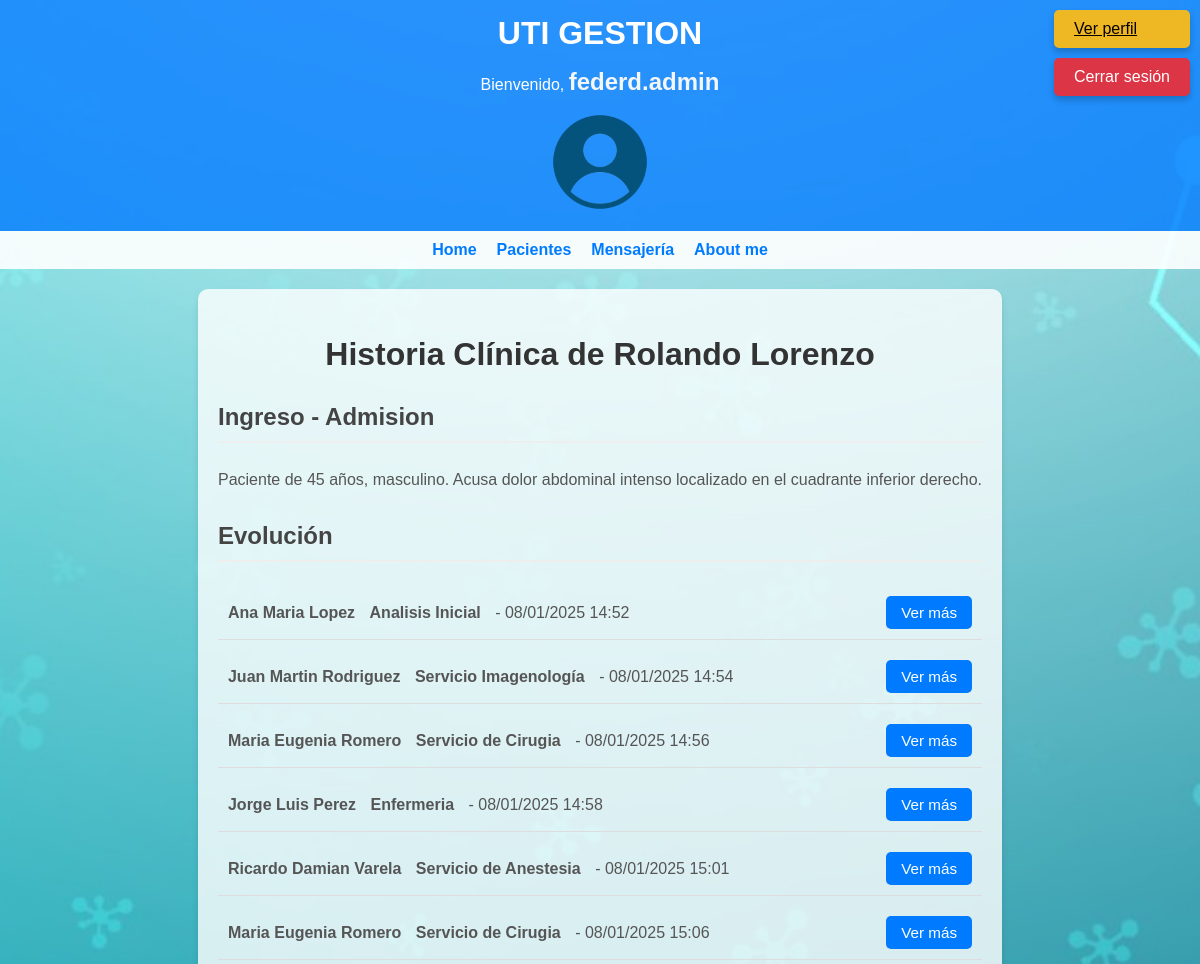
/pacientes/paciente/1/ (signed in, upper part), run on an earlier commit of the app's database.
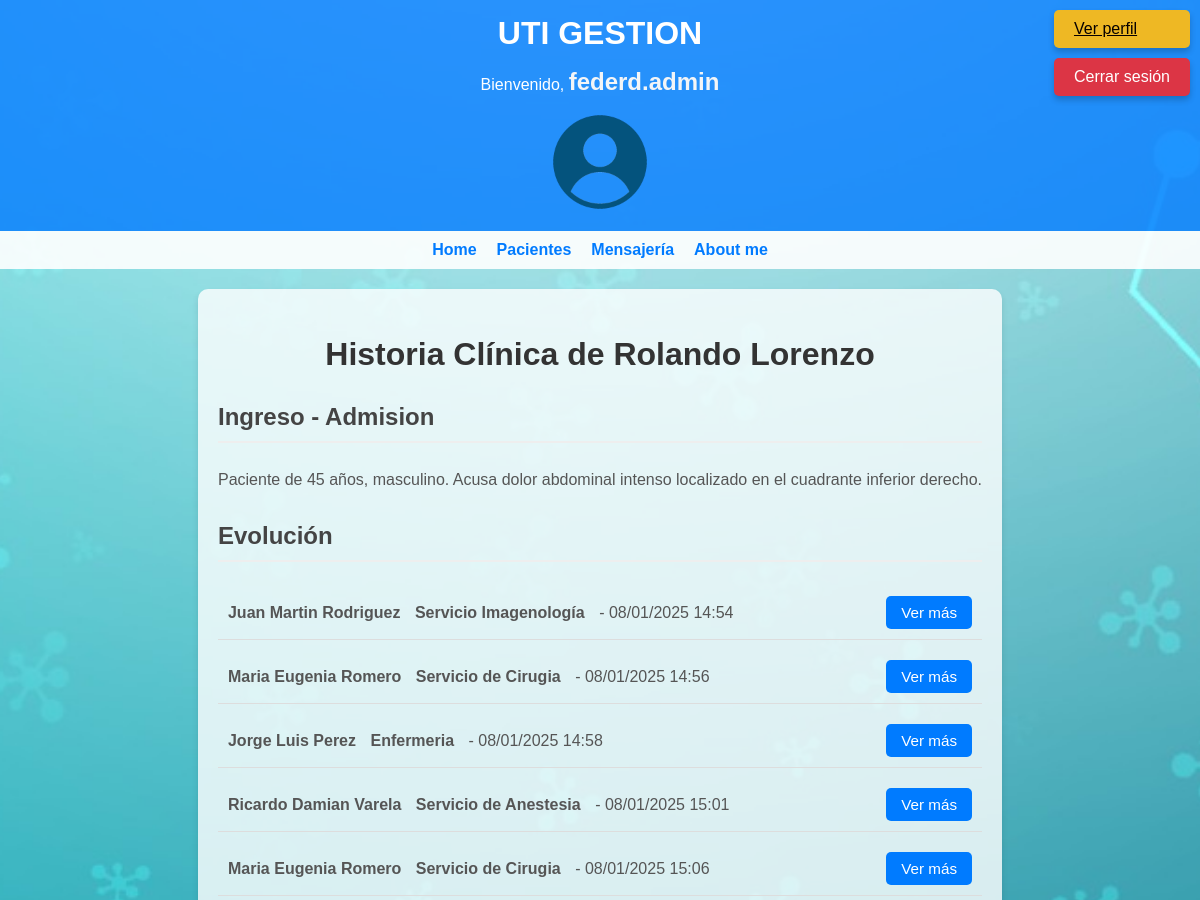
And on a later commit of the database.
### pacientes/models.py (models this page shows, shortened)
class EntradaEvolucion(models.Model):
    paciente = models.ForeignKey(Paciente, related_name='entradas_evolucion', on_delete=models.CASCADE)
    usuario = models.ForeignKey(settings.AUTH_USER_MODEL, related_name='entradas_evolucion', on_delete=models.CASCADE)
    asunto = models.CharField(max_length=255)
    texto_completo = models.TextField()
    imagen = models.ImageField(upload_to='entradas_evolucion/', null=True, blank=True)
    fecha_creacion = models.DateTimeField(auto_now_add=True)

### usuarios/models.py (models this page shows)
class CustomUser(AbstractUser):
    ESPECIALIDADES = [
        ('Admision', 'Admision'),
        ('Clínica', 'Clínica'),
        ('Enfermería', 'Enfermería'),
        ('Pediatría', 'Pediatría'),
        ('Cardiología', 'Cardiología'),
        ('Traumatología', 'Traumatología'),
        ('Anestesiología', 'Anestesiología'),
        ('Terapia Intensiva', 'Terapia Intensiva'),
        ('Cirujia General', 'Cirugia General'),
        ('Imagenología', 'Imagenología'),
    ]
    especialidad = models.CharField(
        max_length=50,
        choices=ESPECIALIDADES,
        blank=True,
        null=True,
        verbose_name="Especialidad"
    )
    telefono = models.CharField(max_length=15, blank=True, null=True, verbose_name="Teléfono")
    direccion = models.CharField(max_length=150, blank=True, null=True, verbose_name="Dirección")
    fecha_nacimiento = models.DateField(blank=True, null=True, verbose_name="Fecha de nacimiento")
    nombre = models.CharField(max_length=50, blank=True, null=True, verbose_name="Nombre")  # Nuevo campo
    apellido = models.CharField(max_length=50, blank=True, null=True, verbose_name="Apellido")  # Nuevo campo
    nro_matricula_profesional = models.CharField(max_length=20, blank=True, null=True, verbose_name="Nro de Matrícula Profesional")  # Nuevo campo
    def __str__(self):
        return f"{self.nombre} {self.apellido}" if self.nombre and self.apellido else self.username

### pacientes/views.py (the view)
# urls.py: path('paciente/<int:paciente_id>/', detalles_paciente, name='detalles_paciente'),
@login_required
def detalles_paciente(request, paciente_id):
    paciente = get_object_or_404(Paciente, id=paciente_id)
    if request.method == "POST" and 'editar_entrada' not in request.POST:
        form = EntradaEvolucionForm(request.POST, request.FILES)  # Asegúrate de pasar request.FILES
        if form.is_valid():
            entrada = form.save(commit=False)
            entrada.paciente = paciente
            entrada.usuario = request.user
            entrada.save()
            return redirect('detalles_paciente', paciente_id=paciente.id)
    else:
        form = EntradaEvolucionForm()
    entradas = paciente.entradas_evolucion.all()
    return render(request, 'pacientes/detalles_paciente.html', {
        'paciente': paciente,
        'form': form,
        'entradas': entradas,
    })

### pacientes/templates/pacientes/detalles_paciente.html (shortened to what this page needs)
{% extends 'hospital_uti/base.html' %}
{% block content %}
<div class="historia-clinica">
    <h2>Historia Clínica de {{ paciente.nombre }} {{ paciente.apellido }}</h2>
    <h3>Ingreso - Admision</h3>
    <p>{{ paciente.historia_clinica|linebreaksbr }}</p>
    <h3>Evolución</h3>
    <ul>
        {% for entrada in entradas %}
        <li class="entrada-item">
            <div>
                <strong>{{ entrada.usuario }}</strong>
                <strong>{{ entrada.asunto }}</strong> - {{ entrada.fecha_creacion|date:"d/m/Y H:i" }}
            </div>
            <a href="{% url 'ver_entrada_evolucion' entrada_id=entrada.id %}">Ver más</a>
        </li>
        {% empty %}
        <li>No hay entradas de evolución para este paciente.</li>
        {% endfor %}
    </ul>
</div>
{% endblock %}

What changed in the data, as far as the page shows it:
removed EntradaEvolucion: usuario "Ana Maria Lopez", asunto "Analisis Inicial", fecha_creacion "08/01/2025 14:52"
